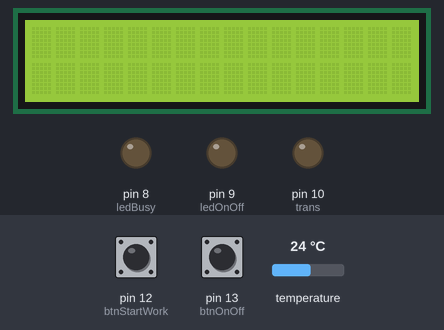
The sketch below on a simulated Arduino Uno, built with avr-gcc and run on an emulated ATmega328P. Shown: 16×2 character LCD, output pins drawn as LEDs (lit = HIGH). The test bench sets the inputs (shaded band); at power-on: pin 13 (btnOnOff) LOW, pin 12 (btnStartWork) LOW, temperature 24 °C. What the sketch prints to the serial monitor is not drawn.

Above: at 2.0 s.
2.1 s: pin 13 (btnOnOff) pulsed HIGH 2 times (0.12 s each, 0.3 s apart)
At 4.2 s:
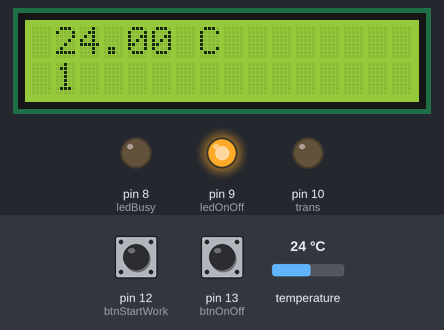
4.6 s: pin 12 (btnStartWork) pulled HIGH for 0.15 s
At 6.9 s:
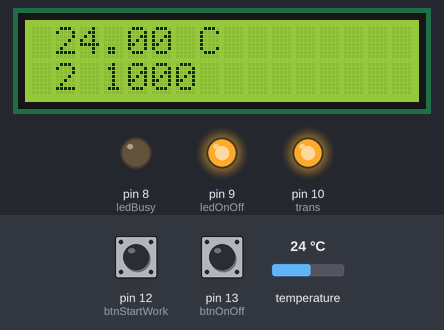
7.7 s: temperature set to 28 °C
At 9.8 s:
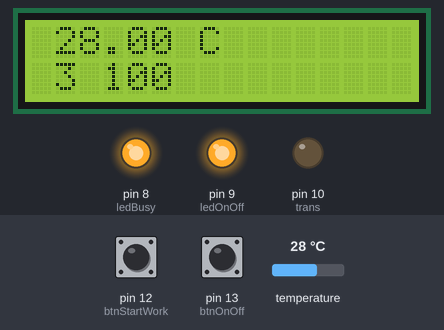
10.1 s: temperature set to 27.3 °C
At 11.9 s:
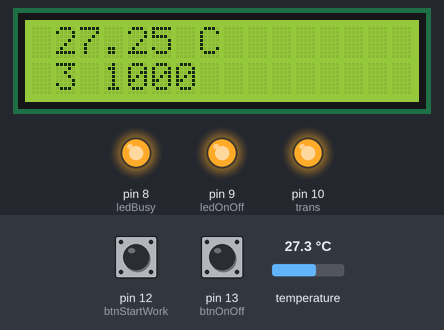
12.5 s: temperature set to 12 °C
At 13.3 s:
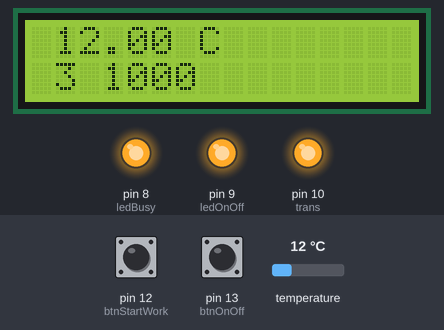
14.1 s: pin 13 (btnOnOff) pulled HIGH for 1 s
At 14.9 s:
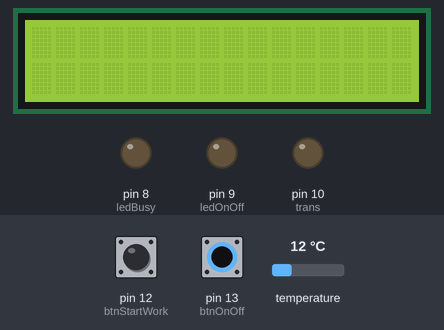
Timing chart, 0 to 17.1 s (numbered marks = the images above; inputs shaded):
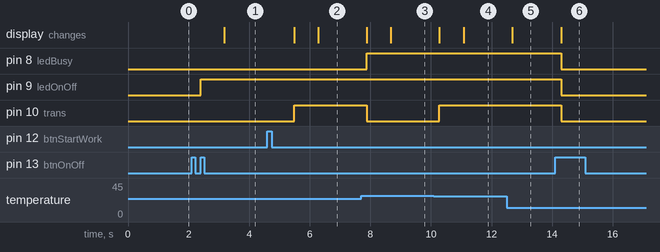

Measured:
- the behaviour switches between 27.9 and 27.8 °C on temperature (found by bisection; images 3 and 4)
- after the input at 2.1 s, pin 9 (ledOnOff): LOW → HIGH after 0.30 s; the display: changes after 1.1 s (image 1)
- after the input at 4.6 s, pin 10 (trans): LOW → HIGH after 0.88 s; the display: first changes after 0.88 s (image 2 shows a later state)
- after the input at 7.7 s, pin 8 (ledBusy): LOW → HIGH after 0.18 s; pin 10 (trans): HIGH → LOW after 0.18 s; the display: first changes after 0.18 s (image 3 shows a later state)
- after the input at 10.1 s, pin 10 (trans): LOW → HIGH after 0.18 s; the display: first changes after 0.18 s (image 4 shows a later state)
- after the input at 12.5 s, the display: changes after 0.19 s (image 5)
- after the input at 14.1 s, pin 8 (ledBusy), pin 9 (ledOnOff), pin 10 (trans): HIGH → LOW after 0.20 s; the display: changes after 0.20 s (image 6)

The sketch:

arduino.ino
```cpp
/**
   Bastien Crettenand

   Projet pratique - Module 121
   Source : https://github.com/CrBast/distillation_column/

   Librairies :
    - LiquidCrystal
    - OneWire
    - DallasTemperature
*/

#include <LiquidCrystal.h>
#include <OneWire.h>
#include <DallasTemperature.h>

const int rs = 6, en = 7, d4 = 5, d5 = 4, d6 = 3, d7 = 2;
LiquidCrystal lcd(rs, en, d4, d5, d6, d7);

#define ONE_WIRE_BUS 11
OneWire oneWire(ONE_WIRE_BUS);
DallasTemperature sensors(&oneWire);

// Variables générales
int state = 0;
int ledOnOff = 9;
int ledBusy = 8;
int btnOnOff = 13;
bool btnOnOff_lastState = false;
int btnStartWork = 12;
bool btnStartWork_lastState = true;

// Variables nécessaire pour la régulation proportionnelle
int activity = 0;
int loop_occurence = 1000;
int loop_numberOccurence = 1000;
int loop_onSameTemp = 0;
int loop_startingProportion;
double loop_lastTemp;
// Spécifique température
double todo_temp = 28;
double ambiant_temp = 25;
double actual_temp;

int trans = 10;

long testInt = 0;

void setup(void)
{
  lcd.begin(16, 2);
  Serial.begin(9600);
  pinMode(trans, OUTPUT);
  pinMode(ledBusy, OUTPUT);
  pinMode(ledOnOff, OUTPUT);
  pinMode(btnOnOff, INPUT);
  pinMode(btnStartWork, INPUT);

  digitalWrite(trans, LOW);
  digitalWrite(ledBusy, LOW);
  digitalWrite(ledOnOff, LOW);

  sensors.begin();

  sensors.requestTemperatures(); // Send the command to get temperature readings
  ambiant_temp = 25; //sensors.getTempCByIndex(0);
  Serial.println("-s " + (String)state);
  bool btnOnOff_lastState = false;
}
void loop(void)
{
  switch (state)
  {
    case 0:
      if (digitalRead(btnOnOff) == HIGH && btnOnOff_lastState != true)
      {
        btnOnOff_lastState = true;
        state = 1;
        Serial.println("-s " + (String)state);
        digitalWrite(ledOnOff, HIGH);
      }
      if(digitalRead(btnOnOff) == LOW){
        btnOnOff_lastState = false;
      }
      break;
    case 1:
      sensors.requestTemperatures(); // Send the command to get temperature readings
      actual_temp = sensors.getTempCByIndex(0);

      Serial.println("-i " + (String)actual_temp);
      ldcSetTextByLine(0, "\t" + (String)actual_temp + "\tC");
      ldcSetTextByLine(1, "\t" + (String)state);

      if (digitalRead(btnStartWork) == HIGH)
      {
        state = 2;
        Serial.println("-s " + (String)state);
      }
      break;
    case 2:
      if(proportional_control()){ // Wait the sensor go to <todo_temp>
        state = 3;
        Serial.println("-s " + (String)state);
      }
      break;
    case 3:
      digitalWrite(ledBusy, HIGH);

      if(testInt <= 76433){ // 76433 ~= 60 seconds
        testInt++;
        proportional_control();
      } else {
        digitalWrite(trans, LOW);
        digitalWrite(ledBusy, LOW);
        state = 1;
        Serial.println("-s " + (String)state);
        Serial.println("-p " + (String)activity);
        testInt = 0;
      }
      break;
  }
  // Evènement lors du clique bouton OFF
  if (digitalRead(btnOnOff) == HIGH && btnOnOff_lastState == false)
    {
      //Remise état "éteint"
      state = 0;
      Serial.println("-s " + (String)state);
      digitalWrite(ledOnOff, LOW);
      digitalWrite(ledBusy, LOW);
      btnOnOff_lastState = true;
      ldcSetTextByLine(0, "");
      ldcSetTextByLine(1, "");
      digitalWrite(trans, LOW);
    }
    if(digitalRead(btnOnOff) == LOW){
      btnOnOff_lastState = false;
    }
}

// V1.2 Propotional Control Algo
// One full loop = 0.785 seconds <-> 785 miliseconds
//
// Méthode de régulation proportionnelle - Non bloquante
bool proportional_control()
{
  double diff = todo_temp - ambiant_temp;
  if (loop_numberOccurence >= loop_occurence)
  {
    if (ambiant_temp <= 25)
    {
      loop_startingProportion = (int)95 + ((25 - ambiant_temp) * 2);
    }
    else
    {
      loop_startingProportion = (int)95 - ((ambiant_temp - 25) * 2);
    }
    loop_numberOccurence = 0;

    sensors.requestTemperatures(); // Send the command to get temperature readings
    actual_temp = sensors.getTempCByIndex(0);


    /*Serial.print(", ");
      Serial.println(activity);*/
    ldcSetTextByLine(0, "\t" + (String)actual_temp + "\tC");
    ldcSetTextByLine(1, "\t" + (String)state + "\t" + (String)activity);

    Serial.println("-i " + (String)actual_temp);
    Serial.println("-s " + (String)state);
    Serial.println("-p " + (String)activity);

    int diffBtw25AndActualTemp = 25 - ambiant_temp;
    if (diffBtw25AndActualTemp <= 0) {
      diffBtw25AndActualTemp = 1;
    }

    if (actual_temp >= todo_temp)
    {
      if ((double)(actual_temp - todo_temp) >= (double)(diff * 3 / 100))
      {
        activity = 0;
      }
      else
      {
        if (actual_temp == todo_temp)
        {
          activity = 100 * diffBtw25AndActualTemp;
        }
        else
        {
          activity = 50 * diffBtw25AndActualTemp;
        }
      }
    }
    else
    {
      double actual_diff = todo_temp - actual_temp;
      if (actual_diff > ((100 - loop_startingProportion) * diff / 100))
      {
        activity = 1000;
      }
      else
      {
        int temp_activity = (int)(actual_diff * 100 / ((100 - loop_startingProportion) * diff / 100));

        if (actual_temp == loop_lastTemp && actual_temp <= todo_temp)
        {
          loop_onSameTemp++;
          if (loop_onSameTemp > 1)
          {
            temp_activity += 0.5 * diffBtw25AndActualTemp;
          }
          if (loop_onSameTemp > 2)
          {
            temp_activity += 1 * diffBtw25AndActualTemp;
          }
        }
        else
        {
          loop_onSameTemp = 0;
        }

        if (temp_activity < 0)
        {
          activity = 0;
        }
        else
        {
          if (temp_activity <= 35)
          {
            activity = (int)temp_activity * 10 - 100;
          }
          else
          {
            activity = (int)temp_activity * 10;
          }
        }
      }
      loop_lastTemp = actual_temp;
    }

    if (actual_temp >= todo_temp)
    {
      return true;
    }
    else
    {
      return false;
    }
  }

  if (loop_numberOccurence < activity)
  {
    digitalWrite(trans, HIGH);
  }
  else
  {
    digitalWrite(trans, LOW);
  }
  loop_numberOccurence++;
  return false;
}

void ldcSetTextByLine(int line, String content)
{
  lcd.setCursor(0, line);
  lcd.print("              ");
  lcd.setCursor(0, line);
  lcd.print(content);
}
```
